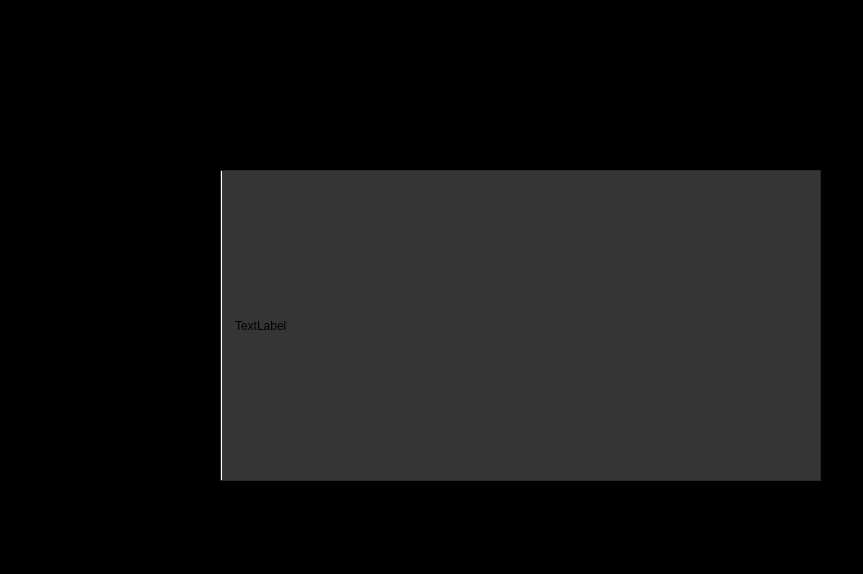
<?xml version="1.0" encoding="UTF-8"?>
<ui version="4.0">
 <class>Form</class>
 <widget class="QWidget" name="Form">
  <property name="geometry">
   <rect>
    <x>0</x>
    <y>0</y>
    <width>863</width>
    <height>574</height>
   </rect>
  </property>
  <property name="acceptDrops">
   <bool>true</bool>
  </property>
  <property name="windowTitle">
   <string>Form</string>
  </property>
  <property name="styleSheet">
   <string notr="true">background:black;</string>
  </property>
  <widget class="QLabel" name="label">
   <property name="geometry">
    <rect>
     <x>220</x>
     <y>170</y>
     <width>601</width>
     <height>311</height>
    </rect>
   </property>
   <property name="palette">
    <palette>
     <active>
      <colorrole role="Button">
       <brush brushstyle="SolidPattern">
        <color alpha="255">
         <red>53</red>
         <green>53</green>
         <blue>53</blue>
        </color>
       </brush>
      </colorrole>
      <colorrole role="Base">
       <brush brushstyle="SolidPattern">
        <color alpha="255">
         <red>53</red>
         <green>53</green>
         <blue>53</blue>
        </color>
       </brush>
      </colorrole>
      <colorrole role="Window">
       <brush brushstyle="SolidPattern">
        <color alpha="255">
         <red>53</red>
         <green>53</green>
         <blue>53</blue>
        </color>
       </brush>
      </colorrole>
     </active>
     <inactive>
      <colorrole role="Button">
       <brush brushstyle="SolidPattern">
        <color alpha="255">
         <red>53</red>
         <green>53</green>
         <blue>53</blue>
        </color>
       </brush>
      </colorrole>
      <colorrole role="Base">
       <brush brushstyle="SolidPattern">
        <color alpha="255">
         <red>53</red>
         <green>53</green>
         <blue>53</blue>
        </color>
       </brush>
      </colorrole>
      <colorrole role="Window">
       <brush brushstyle="SolidPattern">
        <color alpha="255">
         <red>53</red>
         <green>53</green>
         <blue>53</blue>
        </color>
       </brush>
      </colorrole>
     </inactive>
     <disabled>
      <colorrole role="Button">
       <brush brushstyle="SolidPattern">
        <color alpha="255">
         <red>53</red>
         <green>53</green>
         <blue>53</blue>
        </color>
       </brush>
      </colorrole>
      <colorrole role="Base">
       <brush brushstyle="SolidPattern">
        <color alpha="255">
         <red>53</red>
         <green>53</green>
         <blue>53</blue>
        </color>
       </brush>
      </colorrole>
      <colorrole role="Window">
       <brush brushstyle="SolidPattern">
        <color alpha="255">
         <red>53</red>
         <green>53</green>
         <blue>53</blue>
        </color>
       </brush>
      </colorrole>
     </disabled>
    </palette>
   </property>
   <property name="cursor">
    <cursorShape>ArrowCursor</cursorShape>
   </property>
   <property name="mouseTracking">
    <bool>true</bool>
   </property>
   <property name="focusPolicy">
    <enum>Qt::NoFocus</enum>
   </property>
   <property name="acceptDrops">
    <bool>true</bool>
   </property>
   <property name="autoFillBackground">
    <bool>false</bool>
   </property>
   <property name="styleSheet">
    <string notr="true">background:rgb(53, 53, 53);padding-left:10px;border-left-width: 2px; border-left-color: rgb(255, 255, 255);border-left-style: solid;</string>
   </property>
   <property name="frameShape">
    <enum>QFrame::StyledPanel</enum>
   </property>
   <property name="frameShadow">
    <enum>QFrame::Raised</enum>
   </property>
   <property name="lineWidth">
    <number>3</number>
   </property>
   <property name="midLineWidth">
    <number>0</number>
   </property>
   <property name="text">
    <string>TextLabel</string>
   </property>
   <property name="textFormat">
    <enum>Qt::AutoText</enum>
   </property>
   <property name="scaledContents">
    <bool>false</bool>
   </property>
   <property name="background" stdset="0">
    <color>
     <red>255</red>
     <green>255</green>
     <blue>0</blue>
    </color>
   </property>
  </widget>
 </widget>
 <resources/>
 <connections/>
</ui>
